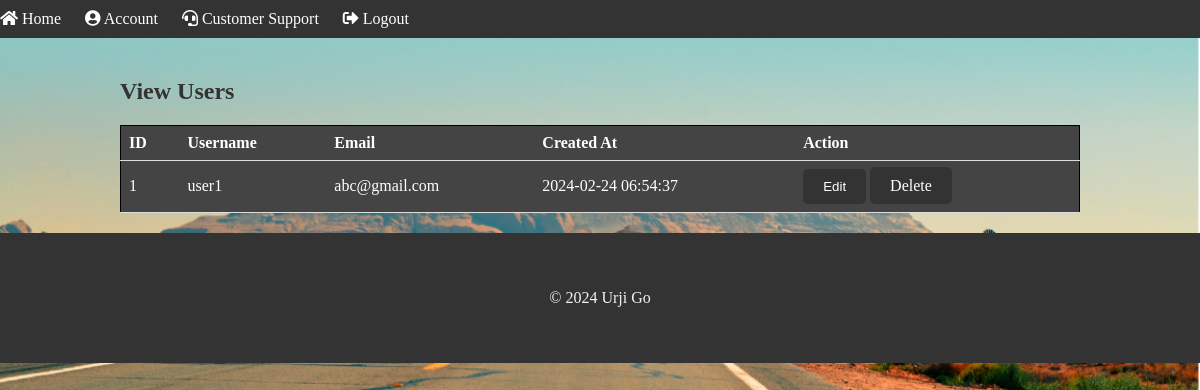
The page /admin/view_users.php (signed in) on the database its author committed.
### tables this page shows
CREATE TABLE IF NOT EXISTS `users` (
  `id` int NOT NULL AUTO_INCREMENT,
  `username` varchar(50) NOT NULL,
  `email` varchar(100) NOT NULL,
  `password` varchar(255) NOT NULL,
  `created_at` timestamp NULL DEFAULT CURRENT_TIMESTAMP,
  PRIMARY KEY (`id`,`username`,`email`)
);

### admin/view_users.php (the view, shortened to what this page needs)
<!DOCTYPE html>
<html lang="en">
<head>
    <link rel="stylesheet" href="../css/styles.css">
</head>
<body style="background-image: url('../assets/admin.png'); background-size:cover; background-repeat:no-repeat;">
    <?php include_once('includes/header.php'); ?>
    <div class="container">
        <?php
        include_once('../db/dbconfig.php');
        $sql = "SELECT * FROM users";
        $result = $conn->query($sql);
        ?>
    </head>
    <body>
        <h2>View Users</h2>
        <table>
            <thead>
                <tr>
                    <th>ID</th>
                    <th>Username</th>
                    <th>Email</th>
                    <th>Created At</th>
                    <th>Action</th>
                </tr>
            </thead>
            <tbody>
                <?php
                if ($result->num_rows > 0) {
                    while($row = $result->fetch_assoc()) {
                        ?>
                        <tr id="userRow_<?php echo $row['id']; ?>">
                            <td><?php echo $row['id']; ?></td>
                            <td><?php echo $row['username']; ?></td>
                            <td><?php echo $row['email']; ?></td>
                            <td><?php echo $row['created_at']; ?></td>
                            <td>
                                <button class="view-btn" onclick="showEditForm(<?php echo $row['id']; ?>)">Edit</button>
                                <a href="?delete=<?php echo $row['id']; ?>" class="view-btn" onclick="return confirm('Are you sure you want to delete this user?')">Delete</a>
                            </td>
                        </tr>
                        <?php
                    }
                } else {
                    echo "<tr><td colspan='5'>No users found.</td></tr>";
                }
                ?>
            </tbody>
        </table>
    </div>
    <?php include_once('includes/footer.php'); ?>
</body>
</html>

### css/styles.css (style rules this page uses)
body { margin: 0; padding: 0; }
.container { width: 80%; max-width: 80%; margin: 0 auto; padding: 20px; }
a { text-decoration: none; color: gray; }
h2 { color: #333; }
div { color: #333; }

### admin/view_users.php (style rules this page uses)
table { border-collapse: collapse; width: 100%; overflow: auto; border: 1px solid black; }
th, td { padding: 8px; text-align: left; border-bottom: 1px solid #ddd; background-color: #444; color: white; }
.view-btn { background-color: #333; color: #fff; border: none; padding: 10px 20px; cursor: pointer; border-radius: 5px; }

### rows shown on the page
users: id "1", username "user1", email "abc@gmail.com", created_at "2024-02-24 06:54:37"
